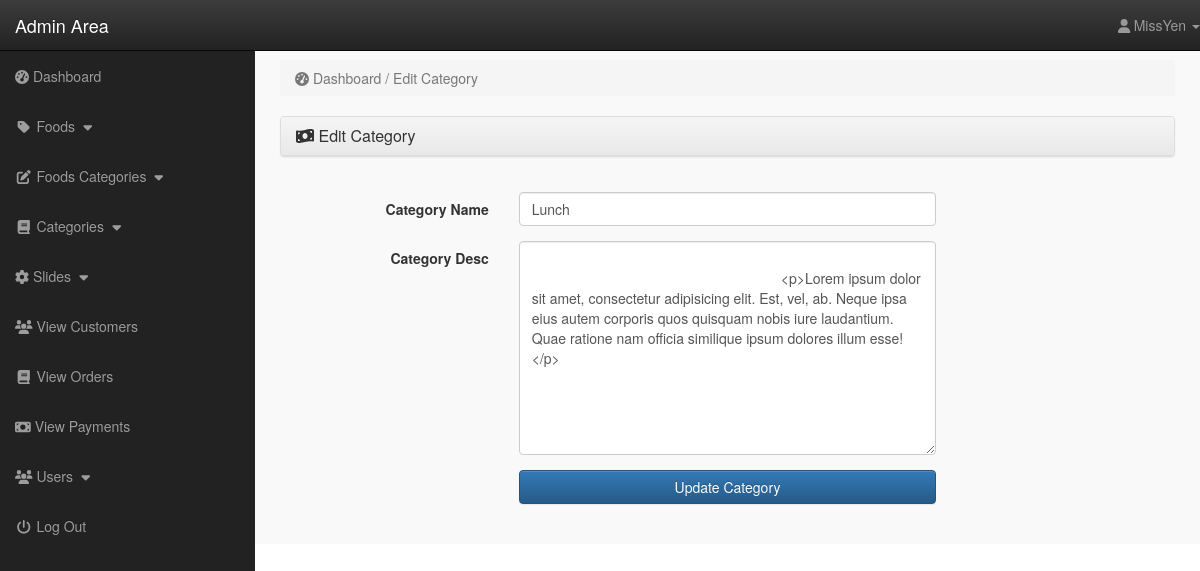
Page /admin_area/index.php?edit_cat=1 (signed in) on the committed database.
### tables this page shows
CREATE TABLE `categories` (
  `cat_id` int(10) NOT NULL,
  `cat_name` text NOT NULL,
  `cat_desc` text NOT NULL
);

### admin_area/edit_cat.php (the view, shortened to what this page needs)
<?php
if(!isset($_SESSION['admin_email'])){
	echo "<script>window.open('login.php','_self')</script>";
}else{
?>
<?php
	if(isset($_GET['edit_cat'])){
		$edit_cat_id = $_GET['edit_cat'];
		$get_edit_cat = "select * from categories where cat_id='$edit_cat_id'";
		$run_edit_cat = mysqli_query($conn,$get_edit_cat);
		$row_edit_cat = mysqli_fetch_array($run_edit_cat);
		$cat_name = $row_edit_cat['cat_name'];
		$cat_desc = $row_edit_cat['cat_desc'];
	}
?>
	<div class="row">
		<div class="col-lg-12">
			<ol class="breadcrumb">
				<li class="active">
					<i class="fas fa-tachometer-alt"></i> Dashboard / Edit Category
				</li>
			</ol>
		</div>
	</div>
	<div class="row">
		<div class="col-lg-12">
			<div class="panel panel-default">
				<div class="panel-heading">
					<h3 class="panel-title">
						<i class="fas fa-money-bill-wave"></i> Edit Category
					</h3>
				</div>
			</div>
			<div class="panel-body">
				<form action="" class="form-horizontal" method="post" enctype="multipart/form-data">
					<div class="form-group">
						<label for="" class="col-md-3 control-label"> Category Name</label>
						<div class="col-md-6">
							<input type="text" class="form-control" name="cat_name" value="<?php echo $cat_name; ?>" required>
						</div>
					</div>
					<div class="form-group">
						<label for="" class="col-md-3 control-label"> Category Desc </label>
						<div class="col-md-6">
							<textarea name="cat_desc" class="form-control" cols="30" rows="10">
								<?php echo $cat_desc; ?>
							</textarea>
						</div>
					</div>
					<div class="form-group">
						<label for="" class="col-md-3 control-label"></label>
						<div class="col-md-6">
							<input type="submit" class="btn btn-primary form-control" name="update" value="Update Category">
						</div>
					</div>
				</form>
			</div>
		</div>
	</div>
	<?php } ?>

### admin_area/includes/sidebar.php (shortened to what this page needs)
<?php
    if(!isset($_SESSION['admin_email'])){
        echo "<script>window.open('../login.php','_self')</script>";
    }else{
?>
<nav class="navbar navbar-inverse navbar-fixed-top">
    <div class="navbar-header">
        <a href="index.php?dashboard" class="navbar-brand">Admin Area</a>
    </div>
    <ul class="nav navbar-right top-nav">
        <li class="dropdown">
            <a href="#" class="dropdown-toggle" data-toggle="dropdown">
                <i class="fa fa-user"></i> <?php echo $admin_name; ?> <b class="caret"></b>
            </a>
        </li>
    </ul>
    <div class="collapse navbar-collapse navbar-ex1-collapse">
        <ul class="nav navbar-nav side-nav">
            <li>
                <a href="index.php?dashboard">
                    <i class="fas fa-tachometer-alt"></i> Dashboard
                </a>
            </li>
            <li>
                <a href="#" data-toggle="collapse" data-target="#products">
                    <i class="fa fa-fw fa-tag"></i> Foods
                    <i class="fa fa-fw fa-caret-down"></i>
                </a>
            </li>
            <li>
                <a href="#" data-toggle="collapse" data-target="#p_cat">
                    <i class="fa fa-fw fa-edit"></i> Foods Categories
                    <i class="fa fa-fw fa-caret-down"></i>
                </a>
            </li>
            <li>
                <a href="#" data-toggle="collapse" data-target="#cat">
                    <i class="fa fa-fw fa-book"></i> Categories
                    <i class="fa fa-fw fa-caret-down"></i>
                </a>
            </li>
            <li>
                <a href="#" data-toggle="collapse" data-target="#slides">
                    <i class="fas fa-cog"></i> Slides
                    <i class="fa fa-fw fa-caret-down"></i>
                </a>
            </li>
            <li>
                <a href="index.php?view_customers">
                    <i class="fa fa-fw fa-users"></i> View Customers
                </a>
            </li>
            <li>
                <a href="index.php?view_orders">
                    <i class="fa fa-fw fa-book"></i> View Orders
                </a>
            </li>
            <li>
                <a href="index.php?view_payments">
                    <i class="fas fa-money-bill"></i> View Payments
                </a>
            </li>
            <li>
                <a href="#" data-toggle="collapse" data-target="#users">
                    <i class="fa fa-fw fa-users"></i> Users
                    <i class="fa fa-fw fa-caret-down"></i>
                </a>
            </li>
            <li>
                <a href="logout.php">
                    <i class="fa fa-fw fa-power-off"></i> Log Out
                </a>
            </li>
        </ul>
    </div>
</nav>
<?php } ?>

### admin_area/css/style_admin.css (style rules this page uses)
body { margin-top: 100px; }
@media (min-width: 768px) { body { margin-top: 50px; } }
.top-nav { 0 15px; }
.top-nav>li { float: left; display: inline-block; }
.top-nav>li>a { color: #999999; line-height: 20px; padding-top: 15px; padding-bottom: 15px; }
@media (min-width: 768px) { .side-nav { position: fixed; top: 51px; bottom: 0; width: 255px; overflow-y: auto; overflow-x: hidden; background-color: #222222; padding-bottom: 40px; border-radius: 0; } }
@media (min-width: 768px) { .side-nav>li>a { width: 255px; } }
.panel-body { border-radius: 5px; }

### rows in the picture
categories: cat_name "Lunch", cat_desc "<p>Lorem ipsum dolor sit amet, consectetur adipisicing elit. Est, vel, ab. Neque ipsa eius autem corporis quos quisquam nobis iure laudantium. Quae ratione nam officia similique ipsum dolores illum esse!</p>"

### other values in the picture
$admin_name "MissYen"
